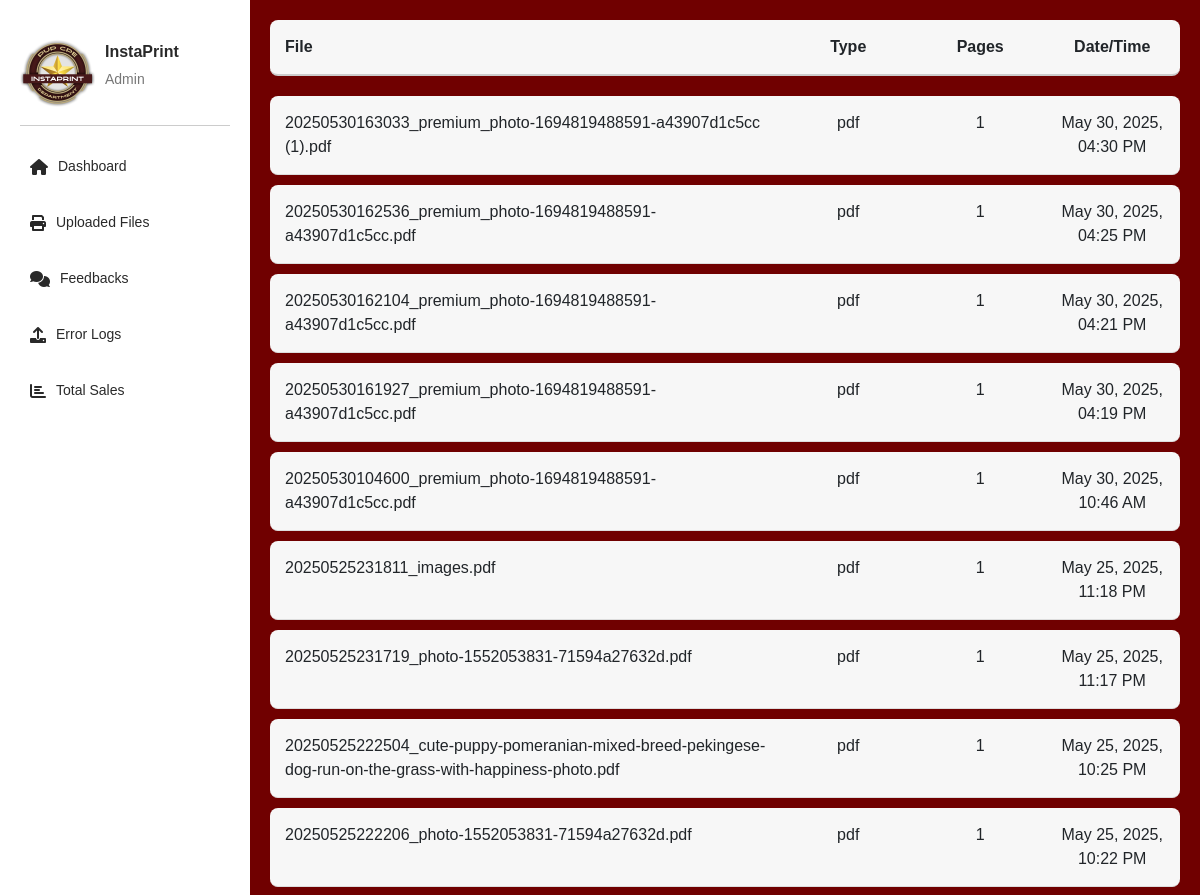
Before: /admin-files-upload (upper part) with the older database file.
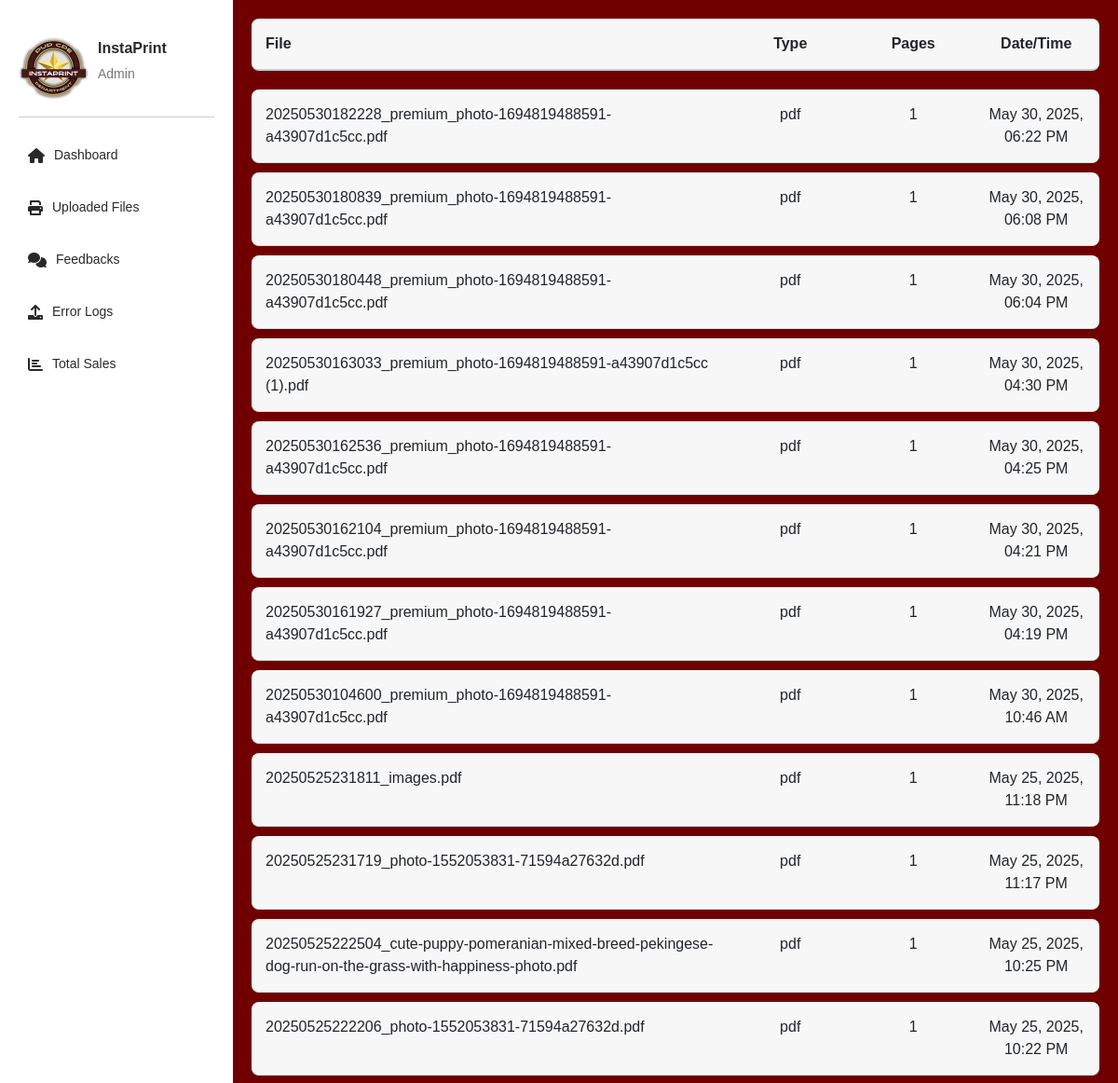
After: the same page with the newer database file.
### app.py (models this page shows, shortened)
class UploadedFile(db.Model):
    id = db.Column(db.Integer, primary_key=True)
    filename = db.Column(db.String(255), nullable=False)
    file_type = db.Column(db.String(50), nullable=False)
    pages = db.Column(db.Integer, nullable=False)
    timestamp = db.Column(db.DateTime, default=datetime.utcnow)

### app.py (the view)
@app.route("/admin-files-upload")
def admin_printed_pages():
    all_uploaded_files = UploadedFile.query.order_by(UploadedFile.timestamp.desc()).all() #
    formatted_files = []
    for uploaded_file_entry in all_uploaded_files:
        formatted_files.append({
            'file': uploaded_file_entry.filename, #
            'type': uploaded_file_entry.file_type, #
            'pages': uploaded_file_entry.pages, #
            'timestamp_full': uploaded_file_entry.timestamp.strftime('%b %d, %Y, %I:%M %p')  #
        })
    return render_template("admin-files-upload.html", uploaded=formatted_files) #

### templates/admin-files-upload.html (shortened to what this page needs)
<!DOCTYPE html>
<html lang="en">
<head>
    <link href="/static/css/admin-dashboard.css" rel="stylesheet" />
    <link rel="stylesheet" href="https://cdnjs.cloudflare.com/ajax/libs/font-awesome/6.0.0-beta3/css/all.min.css">
    <link href="https://cdn.jsdelivr.net/npm/bootstrap@5.3.0/dist/css/bootstrap.min.css" rel="stylesheet">
</head>
<body>
    <div class="container">
        <leftmenu class="menu">
            <div class="account">
                <img src="{{ url_for('static', filename='images/logo.jpg') }}" alt="InstaPrint Logo" class="profile-icon" style="max-width: 75px;">
                <div class="account-info">
                    <p class="name">InstaPrint</p>
                    <p class="role">Admin</p>
                </div>
            </div>
            <ul>
                <li><i class="fa-solid fa-house"></i> <a href="{{ url_for('admin_dashboard') }}">Dashboard</a></li>
                <li><i class="fa-solid fa-print"></i> <a href="{{ url_for('admin_printed_pages') }}">Uploaded Files</a></li>
                <li><i class="fa-solid fa-comments"></i> <a href="{{ url_for('admin_feedbacks') }}">Feedbacks</a></li>
                <li><i class="fa-solid fa-upload"></i> <a href="{{ url_for('admin_activity_log') }}">Error Logs</a></li>
                <li><i class="fa-solid fa-chart-bar"></i> <a href="{{ url_for('admin_sales') }}">Total Sales</a></li>
            </ul>
        </leftmenu>
        <content class="contents">
            <div class="files-table">
                <div class="files-header">
                    <div class="files-file">File</div>
                    <div class="files-type">Type</div>
                    <div class="files-pages">Pages</div>
                    <div class="files-time">Date/Time</div> </div>
                {% for files in uploaded %}
                <div class="files-entry">
                    <div class="files-file">{{ files.file }}</div>
                    <div class="files-type">{{ files.type }}</div>
                    <div class="files-pages">{{ files.pages }}</div>
                    <div class="files-time">{{ files.timestamp_full }}</div>
                </div>
                {% endfor %}
            </div>
        </content>
    </div>
</body>
</html>

### static/css/admin-dashboard.css (style rules this page uses)
* { margin: 0; padding: 0; box-sizing: border-box; font-family: Arial, sans-serif; }
.container { display: flex; min-height: 100vh; max-width: 100% !important; padding-left: 0 !important; padding-right: 0 !important; }
.menu { width: 250px; background-color: #FFFFFF; color: #292929; padding: 20px; font-size: 14px; position: fixed; top: 0; left: 0; height: 100vh; width: 250px; overflow-y: auto; z-index: 1000; }
.menu ul { list-style-type: none; padding-left: 0; }
.menu li { display: flex; align-items: center; margin: 15px 0; font-size: 14px; padding: 10px; }
.menu li i { margin-right: 10px; color: #292929; font-size: 16px; }
.menu a { color: #292929; text-decoration: none; flex: 1; }
.contents { flex: 1; padding: 20px; background-color: #700000; display: flex; flex-direction: column; gap: 20px; margin-left: 250px; padding: 20px; }
.account { display: flex; align-items: center; padding: 15px 0; border-bottom: 1px solid #ccc; margin-bottom: 20px; }
.profile-icon { font-size: 40px; color: #292929; margin-right: 10px; }
.account-info { display: flex; flex-direction: column; }
.account-info .name { font-weight: bold; font-size: 16px; margin-bottom: 5px; }
.account-info .role { font-size: 14px; color: #777; }
.files-table { width: 100%; }
.files-header, .files-entry { display: flex; justify-content: space-between; padding: 15px; border-bottom: 1px solid #ddd; border-radius: 8px; margin-bottom: 10px; background-color: #f7f7f7; }
.files-header { font-weight: bold; background-color: #f7f7f7; border-bottom: 2px solid #ccc; margin-bottom: 20px; }
.files-file { width: 55%; font-weight: 500; }
.files-type { width: 12%; font-weight: 500; text-align: center; }
.files-pages { width: 12%; font-weight: 500; text-align: center; }
.files-time { width: 12%; font-weight: 500; text-align: center; }

### templates/admin-files-upload.html (style rules this page uses)
.container { display: flex; }
.menu { flex-shrink: 0; }
.contents { flex-grow: 1; padding: 20px; }
.files-header > div { font-weight: bold; }

Changed rows visible on the page:
added UploadedFile: file "20250530182228_premium_photo-1694819488591-a43907d1c5cc.pdf", type "pdf", pages "1", timestamp_full "May 30, 2025, 06:22 PM"
added UploadedFile: file "20250530180839_premium_photo-1694819488591-a43907d1c5cc.pdf", type "pdf", pages "1", timestamp_full "May 30, 2025, 06:08 PM"
added UploadedFile: file "20250530180448_premium_photo-1694819488591-a43907d1c5cc.pdf", type "pdf", pages "1", timestamp_full "May 30, 2025, 06:04 PM"
